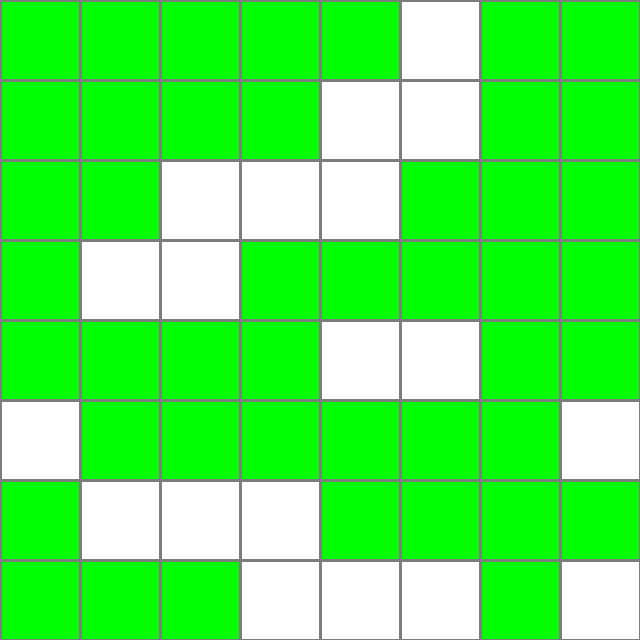
#> input picture tasks/ml_cv/original.png, 640 x 640 px, found by its file name
$ python task6.py
#> lines starting #> are read from the running program, lines starting #| are printed output that depends on the picture; after the words box and inside, x2 and y2 are one past the last pixel; in counts of white or black regions, pixels touching at a corner belong together; pictures that were not available may be replaced by others from this repository, and a replacement may not be noted
import cv2
import numpy as np
import os
import random
image1 = cv2.imread('E:/vortex peri/OpenCVExample/Tasks_Images2025/task_6/original.png')
#> image1 is the input picture: shape (640, 640, 3); mean B, G, R 79.3, 245.4, 79.3
folder_path= 'OpenCVExample/Tasks_Images2025/task_6/seagrass_images'
#image2 = cv2.imread('E:/vortex peri/OpenCVExample/Tasks_Images2025/task_6/seagrass_images/new_0.png')

imgray1 = cv2.cvtColor(image1, cv2.COLOR_BGR2GRAY)
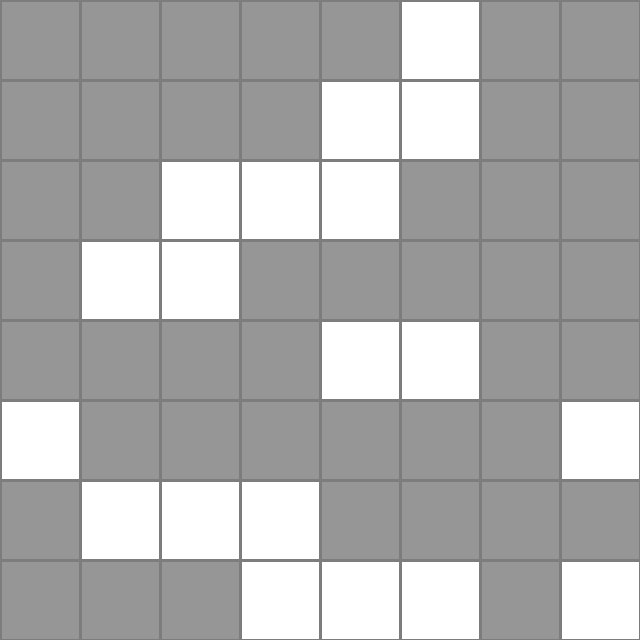
#> imgray1: shape (640, 640); min 125, max 255, mean 177
folder_list =[filename for filename in os.listdir(folder_path) ]
if folder_list:
    randome_image = random.choice(folder_list)
    image_path = os.path.join(folder_path, randome_image)
    image2 = cv2.imread(image_path)
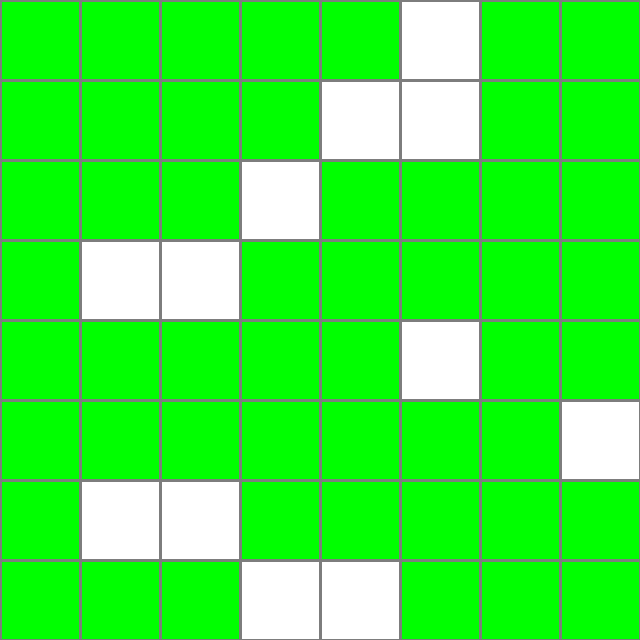
#> input picture tasks/ml_cv/new_27.png, 640 x 640 px, given as the content of the folder OpenCVExample/Tasks_Images2025/task_6/seagrass_images, which was not available
#> image2 is the input picture: shape (640, 640, 3); mean B, G, R 53.5, 245.4, 53.5
# Check if images are loaded
    if image1 is None or image2 is None:
        print("Error: One or both images could not be loaded.")
        exit()
    #imgray1 = cv2.cvtColor(image1, cv2.COLOR_BGR2GRAY)
    imgray2 = cv2.cvtColor(image2, cv2.COLOR_BGR2GRAY)
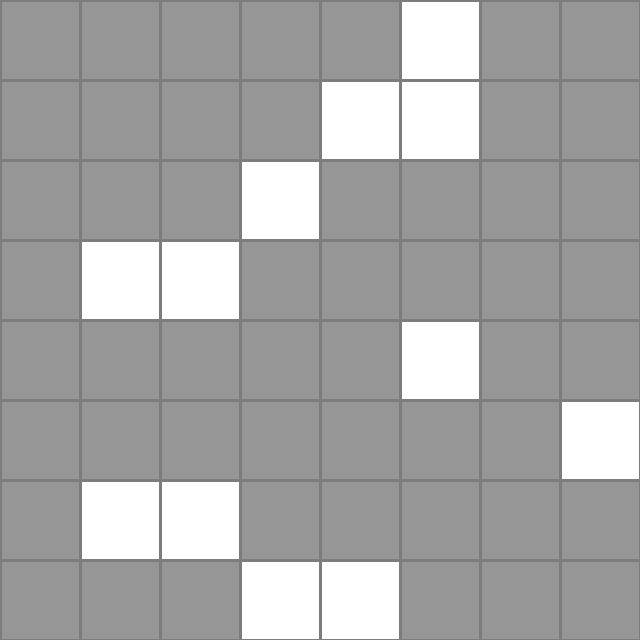
#> imgray2: shape (640, 640); min 125, max 255, mean 166.4

    imgray2 = cv2.resize(imgray2, (imgray1.shape[1],imgray1.shape[0]))

    difference = cv2.absdiff(imgray1, imgray2)
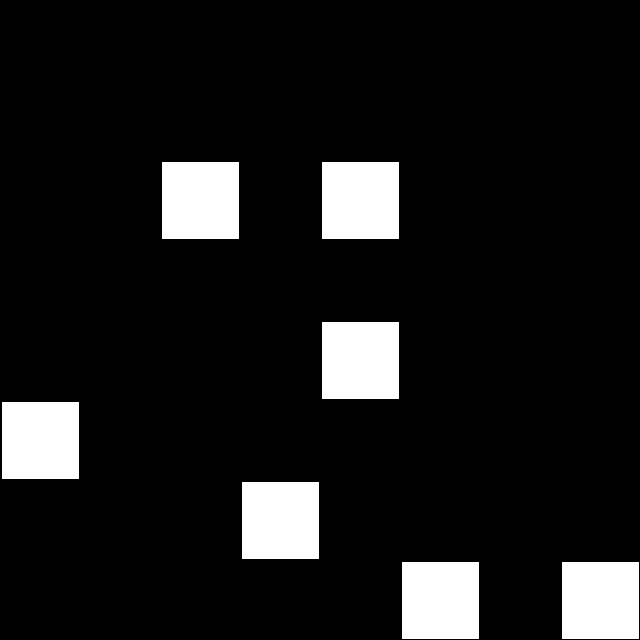
#> difference: shape (640, 640); values 0 (black) and 105 (white), 10.1% white; 7 white regions, largest, box (x1, y1, x2, y2) and area: (162, 162, 239, 239) 5929, (322, 162, 399, 239) 5929, (322, 322, 399, 399) 5929
    _, thresh = cv2.threshold(difference, 30, 255, cv2.THRESH_BINARY)
#> thresh: shape (640, 640); 10.1% white; 7 white regions
    contours, _ = cv2.findContours(thresh, cv2.RETR_EXTERNAL, cv2.CHAIN_APPROX_SIMPLE)
#> contours = 7 contours; box (x1, y1, x2, y2) and area: (562, 562, 639, 639) 5776, (402, 562, 479, 639) 5776, (242, 482, 319, 559) 5776, (2, 402, 79, 479) 5776, (322, 322, 399, 399) 5776, (322, 162, 399, 239) 5776, (162, 162, 239, 239) 5776

# loop through each contour (shape)
    for i, contour in enumerate(contours):
        mask = np.zeros(imgray1.shape, dtype=np.uint8)  # Create a mask for the current shape
        cv2.drawContours(mask, contours, i, 255, -1)  # Fill the shape in the mask
        shape_pixels_changed = cv2.countNonZero(cv2.bitwise_and(thresh, mask))    #Count changed pixels within the shape using the thresholded difference
#> this loop made 7 passes
#> contour on passes 1 to 7: [[562, 562], [562, 638], [638, 638], [638, 562]], [[402, 562], [402, 638], [478, 638], [478, 562]], [[242, 482], [242, 558], [318, 558], [318, 482]], [[2, 402], [2, 478], [78, 478], [78, 402]], [[322, 322], [322, 398], [398, 398], [398, 322]], [[322, 162], [322, 238], [398, 238], [398, 162]], [[162, 162], [162, 238], [238, 238], [238, 162]]
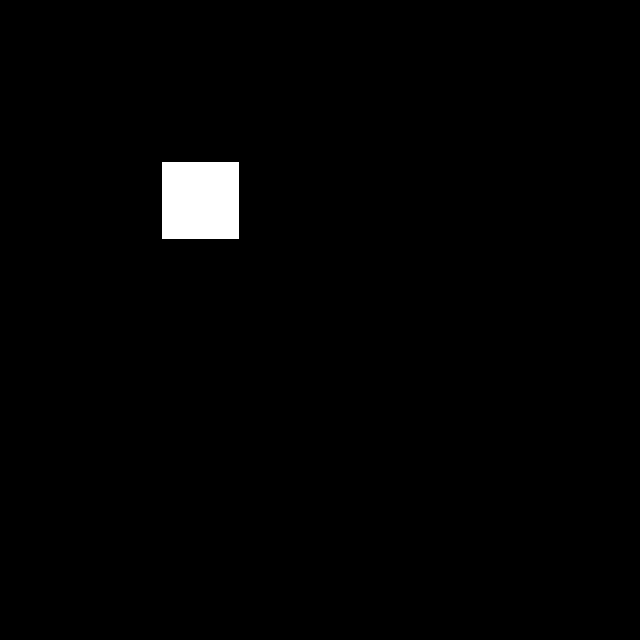
#> mask: shape (640, 640); 1.4% white; 1 white region, box (x1, y1, x2, y2) and area: (162, 162, 239, 239) 5929

total_pixels_changed = cv2.countNonZero(thresh)  #count total num of pixels changed
#> total_pixels_changed = 41503
if total_pixels_changed ==0 or shape_pixels_changed ==0:
    print("no difference in any squares")


#print(f"Number of different pixels: {num_different_pixels}")
else:
    number_of_changed_squares=int(total_pixels_changed/shape_pixels_changed)
#> number_of_changed_squares = 7
    print(f"{number_of_changed_squares} square/s of seagrass has been changed ")
#| 7 square/s of seagrass has been changed

#cv2.imshow("Difference", difference)
#cv2.imshow("Threshold", thresh)
cv2.waitKey(0)
cv2.destroyAllWindows()
